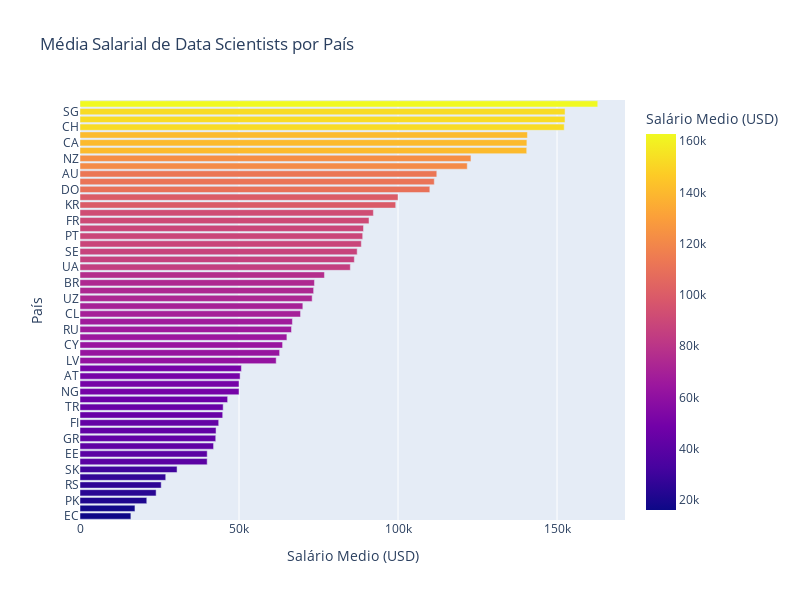

Notebook code cell kept with this figure:
### Code cell
df_desafio_aula3 = df_limpo[df_limpo['cargo'] == 'Data Scientist']
media_ds_pais = df_desafio_aula3.groupby('residencia')['usd'].mean().sort_values(ascending=True).reset_index()

fig = px.bar(media_ds_pais,
                x='usd',
                y='residencia',
                orientation='h',
                width=800,
                height=600,
                title='Média Salarial de Data Scientists por País',
                labels={'usd': 'Salário Medio (USD)', 'residencia': 'País'},
                color='usd')

fig.show()

### Figure 1 — Plotly figure (JSON) as saved in the notebook; plotly's stock layout.template omitted (floating-point values rounded to 4 significant figures)
{"data": [{"alignmentgroup": "True", "hovertemplate": "Salário Medio (USD)=%{marker.color}<br>País=%{y}<extra></extra>", "legendgroup": "", "marker": {"color": [16000, 17280.0, 21000, 23940.0, 25532, 26957, 30520.0, 39992, 40000, 42000, 42680.0, 42780.0, 43611, 44870.0, 45019, 46420.0, 50000, 50000, 50340.0, 50745, 61690.0, 62762, 63701, 65058, 66500, 66790.0, 69346, 70070.0, 73000, 73470.0, 73720.0, 76864, 85000, 86260.0, 87160.0, 88462, 88890.0, 89150.0, 90880.0, 92250.0, 99272, 100000, 110000, 111400.0, 112190, 121800.0, 122900.0, 140500.0, 140500.0, 140700.0, 152300.0, 152500, 152500.0, 162800.0], "coloraxis": "coloraxis", "pattern": {"shape": ""}}, "name": "", "offsetgroup": "", "orientation": "h", "showlegend": false, "textposition": "auto", "type": "bar", "x": [16000, 17280.0, 21000, 23940.0, 25532, 26957, 30520.0, 39992, 40000, 42000, 42680.0, 42780.0, 43611, 44870.0, 45019, 46420.0, 50000, 50000, 50340.0, 50745, 61690.0, 62762, 63701, 65058, 66500, 66790.0, 69346, 70070.0, 73000, 73470.0, 73720.0, 76864, 85000, 86260.0, 87160.0, 88462, 88890.0, 89150.0, 90880.0, 92250.0, 99272, 100000, 110000, 111400.0, 112190, 121800.0, 122900.0, 140500.0, 140500.0, 140700.0, 152300.0, 152500, 152500.0, 162800.0], "xaxis": "x", "y": ["EC", "TW", "PK", "HU", "RS", "TH", "SK", "RO", "EE", "AR", "GR", "IN", "FI", "ZA", "TR", "ES", "NG", "KE", "AT", "AD", "LV", "LT", "CY", "HK", "RU", "BE", "CL", "NL", "UZ", "PL", "BR", "PH", "UA", "GB", "SE", "NO", "PT", "IE", "FR", "DE", "KR", "DZ", "DO", "IT", "AU", "JP", "NZ", "MX", "CA", "EG", "CH", "BG", "SG", "US"], "yaxis": "y"}], "layout": {"barmode": "relative", "coloraxis": {"colorbar": {"title": {"text": "Salário Medio (USD)"}}, "colorscale": [[0, "#0d0887"], [0.1111, "#46039f"], [0.2222, "#7201a8"], [0.3333, "#9c179e"], [0.4444, "#bd3786"], [0.5556, "#d8576b"], [0.6667, "#ed7953"], [0.7778, "#fb9f3a"], [0.8889, "#fdca26"], [1, "#f0f921"]]}, "height": 600, "legend": {"tracegroupgap": 0}, "title": {"text": "Média Salarial de Data Scientists por País"}, "width": 800, "xaxis": {"anchor": "y", "domain": [0, 1], "title": {"text": "Salário Medio (USD)"}}, "yaxis": {"anchor": "x", "domain": [0, 1], "title": {"text": "País"}}}}
